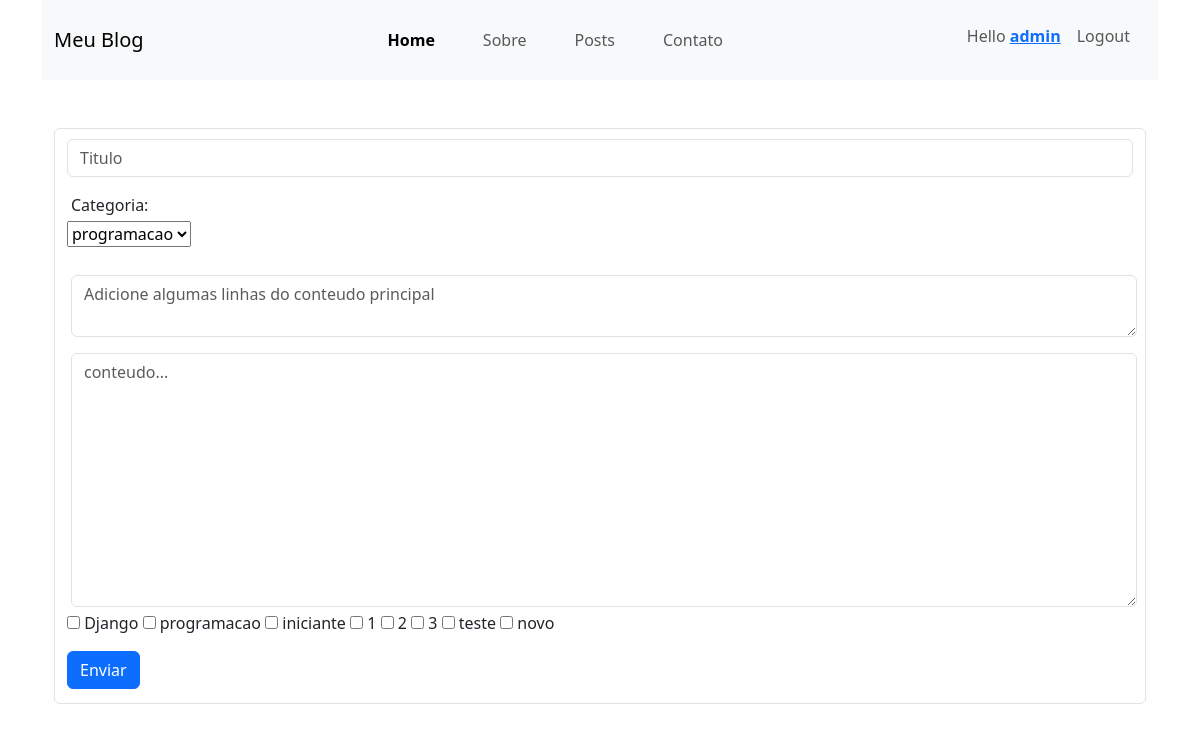
The app's page /blog/postar/ (signed in) with its own data.
### blog/models.py (models this page shows, shortened)
class Tag(models.Model):
    nome = models.CharField(max_length=20)
    slug = models.SlugField(unique=True)

### blog/decorators.py (the view)
    def wrapper(request,*args,**kwargs):
        if not request.user.is_authenticated:
            messages.warning(request, 'Você precisa estar logado para postar')
            return redirect('login:login')
        return view_func(request,*args,**kwargs)

### blog/views.py (called while the page is built, shortened)
@login_required_para_postar
def postar(request):
    categoria_tags = Categoria.objects.all()
    tag_box = Tag.objects.all()
    return render(request,'postar.html',{ 'categoria_tags': categoria_tags, 'tag_box': tag_box})

### blog/Templates/postar.html
{% extends 'base.html' %}
{% block content%}
<form class="form-control" action="{% url 'blog:postar' %}" method="post">{% csrf_token %}
    <div>
        <input class="form-control mt-1" type="text" name="titulo" placeholder="Titulo" >
    </div>
    <div class="mt-3">
        <label for="categoria" class="mb-1 ms-1">Categoria:</label><br>
        <select name="categoria" id="categoria">
            {% for categoria in categoria_tags %}
            <option value="{{categoria.id}}">{{ categoria.nome }}</option>
            {% endfor %}
        </select>
    </div>
    <br>
    <textarea class="form-control m-1 mb-3" name="resumo" placeholder="Adicione algumas linhas do conteudo principal"></textarea>
    <textarea class="form-control m-1" name="conteudo" placeholder="conteudo..."rows="10"></textarea>
    {% for tag in tag_box %}
    <input  type="checkbox" name="tag_box" value="{{tag.id}}">
    <label>{{ tag.nome }}</label>
    {% endfor %}
    <br>
    <button class="btn btn-primary mt-3 mb-2">Enviar</button>
</form>
{% endblock %}

### blog/Templates/base.html (shortened to what this page needs)
<!doctype html>
<html lang="pt-br">
<head>
    <link href="https://cdn.jsdelivr.net/npm/bootstrap@5.3.3/dist/css/bootstrap.min.css" rel="stylesheet">
</head>
<body>
    <div class="container">
        <nav class="navbar navbar-expand-lg navbar-light bg-light">
            <div class="container-fluid">
                <a class="navbar-brand" href="{% url 'blog:home'%}">Meu Blog</a>
                <div class="collapse navbar-collapse" id="navbarNav">
                    <ul class="navbar-nav d-flex justify-content-center mx-auto">
                        <li class="nav-item mx-3">
                            <a class="nav-link active" aria-current="page" href="{%url 'blog:home'%}"><strong>Home</strong></a>
                        </li>
                        <li class="nav-item mx-3">
                            <a class="nav-link" href="#">Sobre</a>
                        </li>
                        <li class="nav-item mx-3">
                            <a class="nav-link" href="{% url 'blog:postar'%}">Posts</a>
                        </li>
                        <li class="nav-item mx-3">
                            <a class="nav-link" href="#">Contato</a>
                        </li>
                    </ul>
                    <ul class="navbar-nav d-flex justify-content-between mx-2 pt-2">
                        {% if request.user.is_authenticated %}
                        <p class="nav-link">Hello <a href="#"><strong class="text-primary">{{request.user.username}}</strong></a></p>
                        <li><a type="submit" class="nav-link btn btn-danger" href="{% url 'login:logout'%}">Logout</a></li>
                        {% else %}
                        <li class="nav-item">
                            <a class="nav-link" href="{% url 'login:login'%}">Login</a>
                        </li>
                        {% endif %}
                    </ul>
                </div>
            </div>
        </nav>
        <main class="container mt-5">
         {% block content %}
         {% endblock %}
         </main>
    </div>
</body>
</html>

### records on screen
Tag: nome "Django"
Tag: nome "programacao"
Tag: nome "iniciante"
Tag: nome "1"
Tag: nome "2"
Tag: nome "3"
Tag: nome "teste"
Tag: nome "novo"

### other values on screen
{{ request.user.username }} "admin"
form field categoria "programacao"
